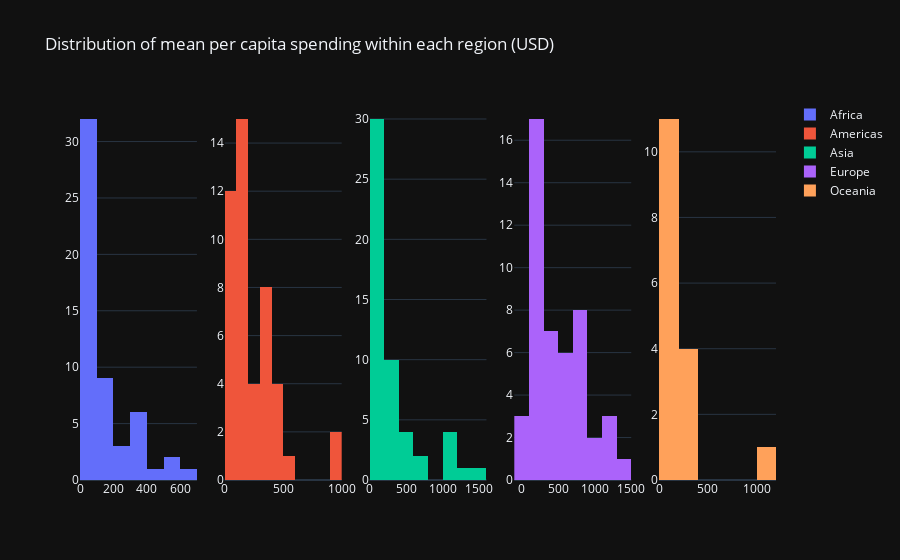

The cell this chart's notebook holds for it:
### Code cell
df_after_1980_per_capita = defense[defense['year'] >= 1980][['country', 'countryname', 'region', 'subregion', 'value_usd_per_capita']].copy()
df_after_1980_per_capita = manage_outliers(df_after_1980_per_capita, 'value_usd_per_capita')

mean_list = []

for region, region_data in df_after_1980_per_capita.groupby('region'):
    for country, country_data in region_data.groupby('country'):
        mean_value = country_data['value_usd_per_capita'].mean()
        mean_list.append(
            {
                'country': country,
                'region': region,
                'subregion': country_data['subregion'].unique()[0],
                'mean_per_capita_value': mean_value
            }
        )
        

df = pd.DataFrame(mean_list)

fig = make_subplots(
    rows=1,
    cols=df['region'].nunique()
)

for i, (region, data) in enumerate(df.groupby('region')):
    fig.add_trace(
        go.Histogram(
            x=data['mean_per_capita_value'],
            name=region
        ),
        row=1,
        col=i+1
    )

fig.update_layout(
    title='Distribution of mean per capita spending within each region (USD)'
)

fig.show()

### Figure 1 — Plotly figure (JSON) as saved in the notebook; plotly's stock layout.template omitted (floating-point values rounded to 4 significant figures)
{"data": [{"name": "Africa", "type": "histogram", "x": [557.9, 3.113, 163.6, 17.56, 628.3, 111.5, 20.68, 75.78, 21.52, 34.97, 16.52, 57.19, 369.1, 344.7, 18.14, 204.1, 306.8, 240.0, 52.08, 173.4, 34.21, 88.38, 184.3, 27.41, 6.868, 72.73, 527.8, 91.11, 76.34, 16.31, 76.42, 19.49, 94.76, 29.5, 380.5, 9.738, 196.3, 44.35, 397.6, 449.7, 217.9, 28.87, 125.6, 93.08, 169.3, 111.0, 12.52, 15.18, 93.72, 85.64, 35.47, 314.4, 105.9, 9.16], "xaxis": "x", "yaxis": "y"}, {"name": "Americas", "type": "histogram", "x": [155.1, 310.3, 342.2, 298.3, 139.4, 155.7, 42.11, 458.9, 291.6, 327.5, 73.14, 573.5, 332.5, 306.8, 98.67, 61.7, 139.0, 73.4, 157.6, 135.8, 74.2, 995.4, 10.75, 144.8, 264.3, 33.9, 238.3, 151.6, 968.7, 104.9, 111.3, 166.8, 47.15, 21.91, 107.5, 314.6, 130.3, 434.2, 36.6, 442.9, 302.2, 168.7, 411.5, 46.0, 113.8, 338.5], "xaxis": "x2", "yaxis": "y2"}, {"name": "Asia", "type": "histogram", "x": [65.09, 178.8, 254.0, 22.08, 1154.0, 87.81, 13.71, 411.7, 62.57, 131.5, 62.83, 24.78, 1093.0, 64.41, 120.2, 649.0, 413.4, 296.7, 61.67, 111.1, 193.7, 426.6, 185.8, 184.8, 140.6, 200.1, 203.0, 190.3, 126.9, 107.0, 254.5, 189.7, 18.64, 1462.0, 58.77, 265.1, 7.743, 1277.0, 509.9, 1099.0, 1028.0, 237.2, 89.92, 55.23, 27.24, 293.0, 760.1, 44.87, 242.7, 119.5, 32.24, 343.2], "xaxis": "x3", "yaxis": "y3"}, {"name": "Europe", "type": "histogram", "x": [763.6, 157.3, 386.7, 152.3, 544.5, 146.8, 624.5, 587.0, 275.6, 598.2, 819.8, 299.1, 328.2, 616.5, 0, 817.7, 1217.0, 855.5, 818.5, 576.7, 201.3, 405.1, 254.6, 848.9, 122.6, 499.4, 1099.0, 29.57, 1126.0, 229.7, 424.0, 204.4, 1290.0, 43.95, 162.6, 138.3, 145.2, 723.4, 1419.0, 257.0, 359.0, 256.5, 278.2, 1054.0, 315.1, 202.7, 887.7], "xaxis": "x4", "yaxis": "y4"}, {"name": "Oceania", "type": "histogram", "x": [1042.0, 96.1, 49.4, 24.31, 50.65, 382.2, 204.5, 359.6, 240.3, 50.49, 180.5, 65.98, 73.72, 44.53, 41.92, 49.13], "xaxis": "x5", "yaxis": "y5"}], "layout": {"title": {"text": "Distribution of mean per capita spending within each region (USD)"}, "xaxis": {"anchor": "y", "domain": [0, 0.168]}, "xaxis2": {"anchor": "y2", "domain": [0.208, 0.376]}, "xaxis3": {"anchor": "y3", "domain": [0.416, 0.584]}, "xaxis4": {"anchor": "y4", "domain": [0.624, 0.792]}, "xaxis5": {"anchor": "y5", "domain": [0.832, 1]}, "yaxis": {"anchor": "x", "domain": [0, 1]}, "yaxis2": {"anchor": "x2", "domain": [0, 1]}, "yaxis3": {"anchor": "x3", "domain": [0, 1]}, "yaxis4": {"anchor": "x4", "domain": [0, 1]}, "yaxis5": {"anchor": "x5", "domain": [0, 1]}}}
